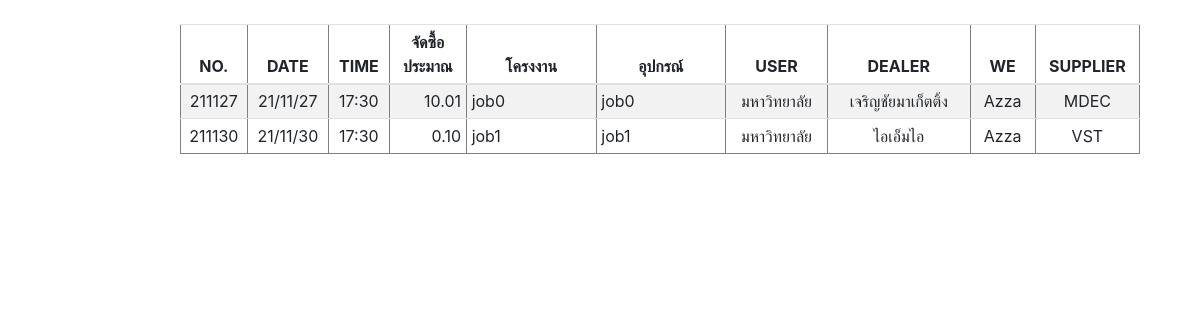
/customer/customer_look_up.php, run on an earlier commit of the app's database.
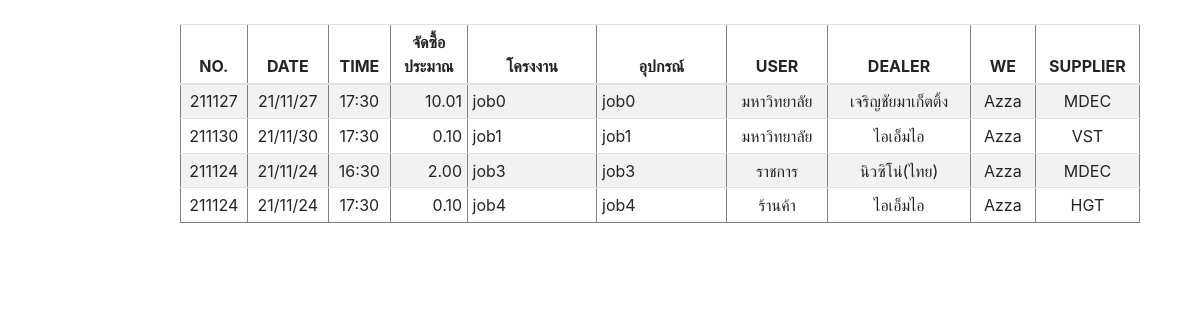
And on a later commit of the database.
### tables this page shows
CREATE TABLE `customer` (
  `REF_NO` varchar(255) NOT NULL,
  `CUSTOMER_ID` int(10) NOT NULL,
  `CREATE_DATE` varchar(255) NOT NULL,
  `TIME` varchar(255) NOT NULL,
  `AMOUNT` float NOT NULL,
  `PROJECT` varchar(255) NOT NULL,
  `EQUIPMENT` varchar(255) NOT NULL,
  `USER` varchar(255) NOT NULL,
  `UNIT` varchar(255) DEFAULT NULL,
  `BRANDNAME` varchar(255) NOT NULL,
  `SERIES` varchar(255) NOT NULL,
  `LOGO` varchar(255) DEFAULT NULL,
  `PROVINCE` varchar(255) NOT NULL,
  `DISTRICT` varchar(255) NOT NULL,
  `SUBDISTRICT` varchar(255) NOT NULL,
  `ZIPCODE` varchar(5) NOT NULL,
  `CONTACT` varchar(255) NOT NULL,
  `DEPARTMENT` varchar(255) NOT NULL,
  `NAME` varchar(255) NOT NULL,
  `PHONE` varchar(10) NOT NULL,
  `EMAIL` varchar(255) NOT NULL,
  `DEALER` varchar(255) NOT NULL,
  `WE` varchar(255) NOT NULL DEFAULT 'Azza',
  `SUPPLIER` varchar(255) NOT NULL
);

### customer/customer_look_up.php (the view, shortened to what this page needs)
<?php
$conn=new Databases;
$conn = $conn->__construct();
$JOB = $_POST['SEARCH_JOB'];
$query = "SELECT * FROM customer WHERE CUSTOMER_ID LIKE '%$JOB%' OR REF_NO LIKE '%$JOB%'";
$result = mysqli_query($conn, $query);
?>
<!DOCTYPE html PUBLIC "-//W3C//DTD XHTML 1.0 Transitional//EN" "http://www.w3.org/TR/xhtml1/DTD/xhtml1-transitional.dtd">
<html xmlns="http://www.w3.org/1999/xhtml">
<head>
<link rel="stylesheet" href="https://cdn.jsdelivr.net/npm/bootstrap@4.6.0/dist/css/bootstrap.min.css">
    <link href="https://unpkg.com/gijgo@1.9.13/css/gijgo.min.css" rel="stylesheet" type="text/css" />
</head>
<body>
<br>
<table border='1' style="width:80%;margin-left:15%" class="table table-striped table-sm">
  <thead align="center">
    <tr>
      <th>NO.</th>
      <th>DATE</th>
      <th>TIME</th>
      <th>จัดซื้อประมาณ</th>
      <th>โครงงาน</th>
      <th>อุปกรณ์</th>
      <th>USER</th>
      <th>DEALER</th>
      <th>WE</th>
      <th>SUPPLIER</th>
    </tr>
  </thead>
  <tbody>
      <?php
		while($row = mysqli_fetch_array($result))
		{$idx=0;
		?>
		<tr id=<?php echo $row["CUSTOMER_ID"] ;?>>
    	<td width="2%" align="center"><nobr><?php echo $row[$idx]; ?></nobr></td>
    	<td width="3%" align="center"><nobr><?php echo $row["CREATE_DATE"]; ?></nobr></td>
    	<td width="3%" align="center"><nobr><?php echo $row["TIME"]; ?></nobr></td>
    	<td width="5%" align="right"><nobr><?php echo number_format($row["AMOUNT"],2); ?></nobr></td>
    	<td width="10%" align="left"><nobr><?php echo $row["PROJECT"]; ?></nobr></td>
        <td width="10%" align="left"><nobr><?php echo $row["EQUIPMENT"]; ?></nobr></td>
        <td width="6%" align="center"><nobr><?php echo $row["USER"]; ?></nobr></td>
        <td width="10%" align="center"><nobr><?php echo $row["DEALER"]; ?></nobr></td>
        <td width="5%" align="center"><nobr><?php echo $row["WE"]; ?></nobr></td>
        <td width="5%" align="center"><nobr><?php echo $row["SUPPLIER"]; ?></nobr></td>
		</tr>
		<?php
	}
?>
   </tbody>
</table>
</body>
</body>
</html>

What changed in the data, as far as the page shows it:
added customer: REF_NO "211124", CREATE_DATE "21/11/24", TIME "16:30", AMOUNT "2.00", PROJECT "job3", EQUIPMENT "job3", USER "ราชการ", DEALER "นิวซิโน่(ไทย)", WE "Azza", SUPPLIER "MDEC"
added customer: REF_NO "211124", CREATE_DATE "21/11/24", TIME "17:30", AMOUNT "0.10", PROJECT "job4", EQUIPMENT "job4", USER "ร้านค้า", DEALER "ไอเอ็มไอ", WE "Azza", SUPPLIER "HGT"
